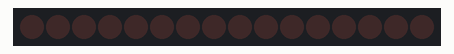
This sketch was run on a simulated ESP8266 (NodeMCU). Parts: 16 shift-register outputs drawn as a row of LEDs (first output left, lit = HIGH). Wiring (inferred from the names in the program): 2 × shift register (74HC595): data D6; shift clock D8; latch D7. Wiring (inferred from the signals the program sends): row of LEDs: on Q0, Q1, Q2, Q3, Q4, Q5, Q6, Q7, Q8, Q9, Q10, Q11, Q12, Q13, Q14, Q15. What the sketch prints to the serial monitor is not drawn.

Above: at 1.2 s.
At 1.7 s:
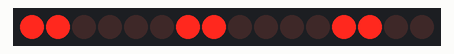
At 2.2 s:
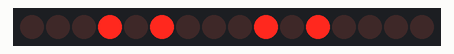
At 3.5 s:
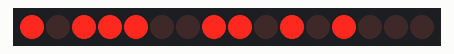
At 5.2 s:
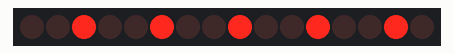
At 9.5 s:
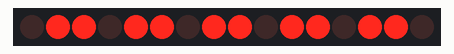
Timing chart, 0 to 9.8 s (numbered marks = the images above):
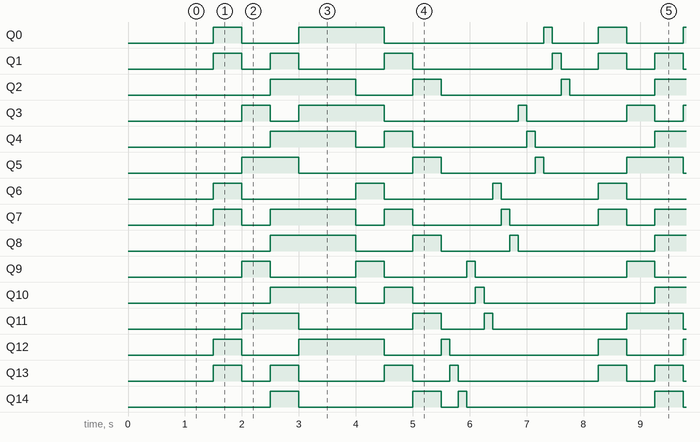

Measured:
- by itself, Q0: repeats every 6.8 s: LOW 1.0 s, HIGH 1.5 s, LOW 2.8 s, HIGH 0.15 s, LOW 0.80 s, HIGH 0.50 s
- by itself, Q1: repeats every 6.8 s: LOW 0.50 s, HIGH 0.50 s, LOW 1.5 s, HIGH 0.50 s, LOW 2.5 s, HIGH 0.15 s, LOW 0.65 s, HIGH 0.50 s
- by itself, Q2: repeats every 6.8 s: LOW 1.0 s, HIGH 0.50 s, LOW 2.1 s, HIGH 0.15 s, LOW 1.5 s, HIGH 1.5 s
- by itself, Q3: repeats every 6.8 s: LOW 0.50 s, HIGH 1.5 s, LOW 2.4 s, HIGH 0.15 s, LOW 1.8 s, HIGH 0.50 s
- by itself, Q4: repeats every 6.8 s: LOW 0.50 s, HIGH 0.50 s, LOW 2.0 s, HIGH 0.15 s, LOW 2.1 s, HIGH 1.5 s
- by itself, Q5: repeats every 6.8 s: LOW 2.0 s, HIGH 0.50 s, LOW 1.7 s, HIGH 0.15 s, LOW 1.5 s, HIGH 1.0 s
- by itself, Q6: repeats every 6.8 s: LOW 2.0 s, HIGH 0.50 s, LOW 1.9 s, HIGH 0.15 s, LOW 1.7 s, HIGH 0.50 s
- by itself, Q7: repeats every 6.8 s: LOW 0.50 s, HIGH 1.5 s, LOW 0.50 s, HIGH 0.50 s, LOW 1.6 s, HIGH 0.15 s, LOW 1.6 s, HIGH 0.50 s

The sketch:

ShiftRegisterTesting.ino
```cpp
/*
Adafruit Arduino - Lesson 4. 8 LEDs and a Shift Register
*/
// NodeMCU definitions
int latchPin = D7; // GPIO12  - ESP8266 definitions
int clockPin = D8; // GPIO15
int dataPin = D6;  // GPIO13

int leds = 0;

//  |1||2||  3||4||5|
// 01111111, 11111111
// BGR
const unsigned int led5 = 57344; // 1110000000000000 in binary
const unsigned int led4 = led5 >> 3;
const unsigned int led3 = led4 >> 3;
const unsigned int led2 = led3 >> 3;
const unsigned int led1 = led2 >> 3;
const int ledArray[] = {led1, led2, led3, led4, led5};
const unsigned int blues = 37448; // 0100100100100100 in binary
const unsigned int greens = blues >> 1;
const unsigned int reds  = greens >> 1;


void setup()
{
  pinMode(latchPin, OUTPUT);
  pinMode(dataPin, OUTPUT);
  pinMode(clockPin, OUTPUT);
  delay(1000);
  Serial.begin(9600);
  for (int i = 0; i < 16; i++) {
    Serial.print(bitRead(led5,i));
  }
  Serial.println();

}

void loop()
{
  leds = 0;
  updateShiftRegister(leds);
  delay(500);

  // Custom color sequences
  leds = (blues | greens) & (led1 | led3 | led5);
  updateShiftRegister(leds);
  delay(500);
  leds = (blues | reds) & (led2 | led4);
  updateShiftRegister(leds);
  delay(500);
  leds = (greens | reds) & ((~0) >> 1);
  updateShiftRegister(leds);
  delay(500);

  // Each a different color
  leds = 0;
  leds = (blues & led1) | (greens & led2) | ((reds | greens) & led3) | ((blues | greens) & led4) | ((reds | blues) & led5);
  updateShiftRegister(leds);
  delay(1000);

  updateShiftRegister(blues);
  delay(500);
  updateShiftRegister(greens);
  delay(500);
  updateShiftRegister(reds);
  delay(500);

  for (int i = 0; i < 5; i++) {
    int mask = ledArray[i];
    updateShiftRegister(blues & mask);
    delay(150);
    updateShiftRegister(greens & mask);
    delay(150);
    updateShiftRegister(reds & mask);
    delay(150);
  }


  if (false) {
    for (int j = 1; j < 4; j++) {
      leds = 0;
      for (int i = j; i < 16; i+=3)
      {
        bitSet(leds, i);
        updateShiftRegister(leds);
        delay(100);
      }
    }
  }
}

void updateShiftRegister(int leds)
{
   digitalWrite(latchPin, LOW);
   shiftOut(dataPin, clockPin, LSBFIRST, leds);
   shiftOut(dataPin, clockPin, LSBFIRST, (leds >> 8));
   digitalWrite(latchPin, HIGH);
}
```
